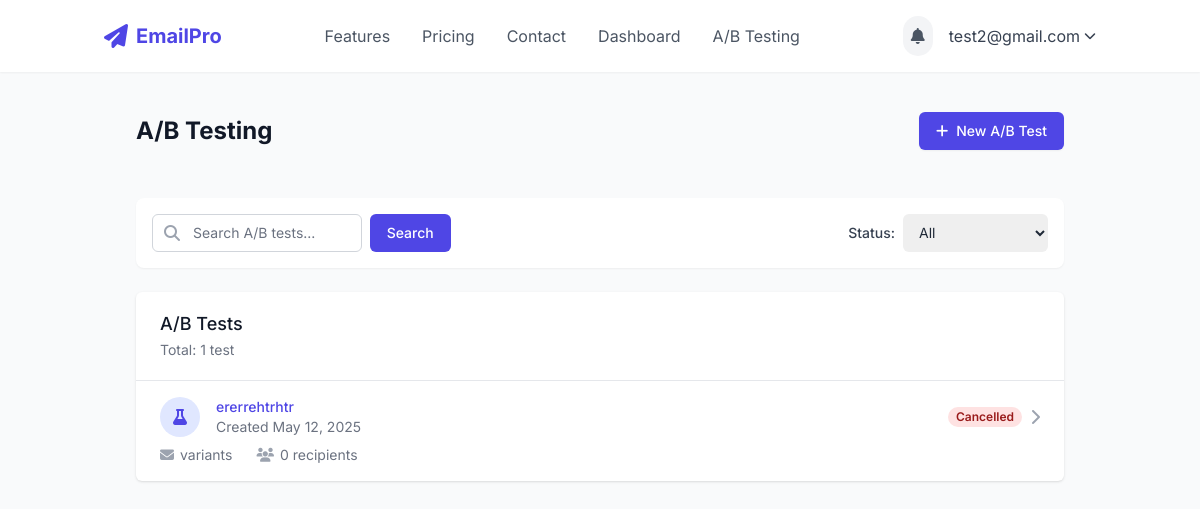
The page /ab-testing/ (signed in) on the database its author committed.
### users/models.py (models this page shows, shortened)
class CustomUser(AbstractUser):
    email = models.EmailField(_('email address'), unique=True)
    company_name = models.CharField(max_length=255, blank=True)
    profile_image = models.ImageField(upload_to='profile_images/', blank=True, null=True)
    subscription_plan = models.CharField(
        max_length=20,
        choices=[
            ('free', 'Free'),
            ('basic', 'Basic'),
            ('premium', 'Premium'),
            ('enterprise', 'Enterprise'),
        ],
        default='free'
    )
    usage_quota = models.PositiveIntegerField(default=100)  # Number of emails allowed to send
    is_verified = models.BooleanField(default=False)
    USERNAME_FIELD = 'email'
    REQUIRED_FIELDS = ['username']

### marketing/models.py (models this page shows, shortened)
class ABTestCampaign(models.Model):
    TEST_TYPES = [
        ('subject', 'Subject Line'),
        ('content', 'Email Content'),
        ('sender', 'Sender Name/Email'),
        ('time', 'Send Time'),
    ]
    STATUS_CHOICES = [
        ('setup', 'Setup'),
        ('running', 'Running'),
        ('complete', 'Complete'),
        ('cancelled', 'Cancelled'),
    ]
    WINNER_CRITERIA = [
        ('open_rate', 'Open Rate'),
        ('click_rate', 'Click Rate'),
        ('conversion', 'Conversion Rate'),
    ]
    owner = models.ForeignKey(settings.AUTH_USER_MODEL, on_delete=models.CASCADE, related_name='ab_tests')
    name = models.CharField(max_length=100)
    description = models.TextField(blank=True)
    test_type = models.CharField(max_length=20, choices=TEST_TYPES)
    sample_size = models.IntegerField(default=20, help_text="Percentage of subscribers to test with")
    winner_criteria = models.CharField(max_length=20, choices=WINNER_CRITERIA, default='open_rate')
    wait_time = models.IntegerField(default=24, help_text="Hours to wait before selecting winner")
    status = models.CharField(max_length=20, choices=STATUS_CHOICES, default='setup')
    start_time = models.DateTimeField(null=True, blank=True)
    winner_selected_time = models.DateTimeField(null=True, blank=True)
    winner_variant = models.ForeignKey('ABTestVariant', null=True, blank=True, on_delete=models.SET_NULL, related_name='won_tests')
    lists = models.ManyToManyField(SubscriberList, related_name='ab_tests')
    segments = models.ManyToManyField(Segment, related_name='ab_tests', blank=True)
    created_at = models.DateTimeField(auto_now_add=True)
    updated_at = models.DateTimeField(auto_now=True)
    class Meta:
        ordering = ['-created_at']
        verbose_name = 'A/B Test Campaign'
        verbose_name_plural = 'A/B Test Campaigns'

### marketing/views.py (the view)
# urls.py: path('ab-testing/', views.ab_testing, name='ab_testing'),
@login_required
def ab_testing(request):
    ab_tests = ABTestCampaign.objects.filter(owner=request.user).order_by('-created_at')
    search_query = request.GET.get('search', '')
    if search_query:
        ab_tests = ab_tests.filter(name__icontains=search_query)
    status_filter = request.GET.get('status', '')
    if status_filter and status_filter != 'all':
        ab_tests = ab_tests.filter(status=status_filter)
    paginator = Paginator(ab_tests, 10)  # Show 10 tests per page
    page_number = request.GET.get('page', 1)
    page_obj = paginator.get_page(page_number)
    context = {
        'page_obj': page_obj,
        'search_query': search_query,
        'status_filter': status_filter,
        'total_count': ab_tests.count(),
    }
    return render(request, 'marketing/ab_testing.html', context)

### templates/marketing/ab_testing.html (shortened to what this page needs)
{% extends 'base.html' %}
{% load static %}
{% block content %}
<div class="bg-gray-50 min-h-screen">
    <div class="">
        <div class="max-w-7xl mx-auto px-4 sm:px-6 lg:px-8 py-4">
            <div class="flex items-center justify-between">
                <h1 class="text-2xl font-bold text-gray-900">A/B Testing</h1>
                <div>
                    <a href="{% url 'create_ab_test' %}" class="inline-flex items-center px-4 py-2 border border-transparent text-sm font-medium rounded-md shadow-sm text-white bg-indigo-600 hover:bg-indigo-700 focus:outline-none focus:ring-2 focus:ring-offset-2 focus:ring-indigo-500">
                        <i class="fas fa-plus mr-2"></i> New A/B Test
                    </a>
                </div>
            </div>
        </div>
    </div>
    <div class="max-w-7xl mx-auto px-4 sm:px-6 lg:px-8 py-8">
        <div class="bg-white shadow-sm rounded-lg p-4 mb-6">
            <div class="flex flex-col md:flex-row md:items-center md:justify-between">
                <div class="w-full md:w-1/3 mb-4 md:mb-0">
                    <form method="get" action="{% url 'ab_testing' %}" class="flex">
                        <div class="relative flex-grow">
                            <input type="text" name="search" value="{{ search_query }}" placeholder="Search A/B tests..." class="block w-full pl-10 pr-3 py-2 border border-gray-300 rounded-md leading-5 bg-white placeholder-gray-500 focus:outline-none focus:placeholder-gray-400 focus:ring-1 focus:ring-indigo-500 focus:border-indigo-500 sm:text-sm">
                            <div class="absolute inset-y-0 left-0 pl-3 flex items-center pointer-events-none">
                            </div>
                        </div>
                        <button type="submit" class="ml-2 inline-flex items-center px-4 py-2 border border-transparent text-sm font-medium rounded-md text-white bg-indigo-600 hover:bg-indigo-700 focus:outline-none focus:ring-2 focus:ring-offset-2 focus:ring-indigo-500">
                            Search
                        </button>
                    </form>
                </div>
                <div class="flex items-center space-x-2">
                    <span class="text-sm font-medium text-gray-700">Status:</span>
                    <div class="relative">
                        <form id="statusFilterForm" method="get" action="{% url 'ab_testing' %}">
                            <select name="status" id="statusFilter" onchange="this.form.submit()" class="block w-full pl-3 pr-10 py-2 text-base border-gray-300 focus:outline-none focus:ring-indigo-500 focus:border-indigo-500 sm:text-sm rounded-md">
                                <option value="all" {% if status_filter == '' or status_filter == 'all' %}selected{% endif %}>All</option>
                            </select>
                        </form>
                    </div>
                </div>
            </div>
        </div>
        <div class="bg-white shadow overflow-hidden sm:rounded-md">
            <div class="px-4 py-5 border-b border-gray-200 sm:px-6">
                <h3 class="text-lg leading-6 font-medium text-gray-900">
                    A/B Tests
                </h3>
                <p class="mt-1 text-sm text-gray-500">
                    Total: {{ total_count }} test{{ total_count|pluralize }}
                </p>
            </div>
            <ul class="divide-y divide-gray-200">
                {% for test in page_obj %}
                <li>
                    <a href="{% url 'ab_test_detail' pk=test.pk %}" class="block hover:bg-gray-50">
                        <div class="px-4 py-4 sm:px-6">
                            <div class="flex items-center justify-between">
                                <div class="flex items-center">
                                    <div class="flex-shrink-0">
                                        <div class="h-10 w-10 rounded-full bg-indigo-100 flex items-center justify-center">
                                            <i class="fas fa-flask text-indigo-600"></i>
                                        </div>
                                    </div>
                                    <div class="ml-4">
                                        <p class="text-sm font-medium text-indigo-600 truncate">{{ test.name }}</p>
                                        <p class="text-sm text-gray-500">
                                            Created {{ test.created_at|date:"M d, Y" }}
                                        </p>
                                    </div>
                                </div>
                                <div class="flex items-center">
                                    <span class="px-2 inline-flex text-xs leading-5 font-semibold rounded-full
                                        {% if test.status == 'draft' %}bg-gray-100 text-gray-800
                                        {% elif test.status == 'running' %}bg-green-100 text-green-800
                                        {% elif test.status == 'completed' %}bg-blue-100 text-blue-800
                                        {% elif test.status == 'cancelled' %}bg-red-100 text-red-800
                                        {% endif %}">
                                        {{ test.status|title }}
                                    </span>
                                    <div class="ml-2">
                                        <i class="fas fa-chevron-right text-gray-400"></i>
                                    </div>
                                </div>
                            </div>
                            <div class="mt-2 sm:flex sm:justify-between">
                                <div class="sm:flex">
                                    <p class="flex items-center text-sm text-gray-500">
                                        <i class="fas fa-envelope flex-shrink-0 mr-1.5 text-gray-400"></i>
                                        {{ test.variant_set.count }} variants
                                    </p>
                                    <p class="mt-2 flex items-center text-sm text-gray-500 sm:mt-0 sm:ml-6">
                                        <i class="fas fa-users flex-shrink-0 mr-1.5 text-gray-400"></i>
                                        {% with recipient_count=test.recipient_count|default:0 %}
                                            {{ recipient_count }} recipient{{ recipient_count|pluralize }}
                                        {% endwith %}
                                    </p>
                                </div>
                            </div>
                        </div>
                    </a>
                </li>
                {% endfor %}
            </ul>
        </div>
    </div>
</div>
{% endblock %}

### templates/base.html (shortened to what this page needs)
{% load static %}
<!DOCTYPE html>
<html lang="en">
<head>
    <script src="https://cdn.tailwindcss.com"></script>
    <link rel="stylesheet" href="https://cdnjs.cloudflare.com/ajax/libs/font-awesome/6.4.0/css/all.min.css">
    <link rel="stylesheet" href="{% static 'css/auth.css' %}">
</head>
<body class="min-h-screen bg-gray-50 text-gray-800">
    <header class="bg-white shadow-sm">
        <div class="container mx-auto px-4 py-4 flex justify-between items-center">
            <a href="{% url 'home' %}" class="flex items-center space-x-2">
                <i class="fas fa-paper-plane text-indigo-600 text-2xl"></i>
                <span class="font-bold text-xl text-indigo-600">EmailPro</span>
            </a>
            <nav class="hidden md:flex space-x-8">
                <a href="{% url 'features' %}" class="text-gray-600 hover:text-indigo-600 transition-colors">Features</a>
                <a href="{% url 'pricing' %}" class="text-gray-600 hover:text-indigo-600 transition-colors">Pricing</a>
                <a href="{% url 'contact' %}" class="text-gray-600 hover:text-indigo-600 transition-colors">Contact</a>
                {% if user.is_authenticated %}
                    <a href="{% url 'dashboard' %}" class="text-gray-600 hover:text-indigo-600 transition-colors">Dashboard</a>
                    <a href="{% url 'ab_testing' %}" class="text-gray-600 hover:text-indigo-600 transition-colors">A/B Testing</a>
                {% endif %}
            </nav>
            <div class="flex items-center space-x-4">
                {% if user.is_authenticated %}
                    <div class="relative" x-data="notificationSystem()" x-init="loadNotifications()">
                        <button @click="open = !open" class="p-2 rounded-full bg-gray-100 text-gray-600 hover:bg-gray-200 focus:outline-none relative">
                            <i class="fas fa-bell"></i>
                        </button>
                    </div>
                    <div class="relative group">
                        <button class="flex items-center space-x-1 text-gray-700 hover:text-indigo-600">
                            <span>{{ user.email }}</span>
                            <i class="fas fa-chevron-down text-xs"></i>
                        </button>
                    </div>
                {% else %}
                    <a href="{% url 'login' %}" class="px-4 py-2 text-indigo-600 hover:text-indigo-800 transition-colors">Login</a>
                    <a href="{% url 'register' %}" class="px-4 py-2 bg-indigo-600 text-white rounded-md hover:bg-indigo-700 transition-colors">Sign Up</a>
                {% endif %}
            </div>
        </div>
    </header>
    <main class="container mx-auto px-4 py-6">
        {% block content %}{% endblock %}
    </main>
</body>
</html>

### static/css/auth.css (style rules this page uses)
button[type="submit"] { padding: 0.5rem 1rem; font-weight: 500; border-radius: 0.375rem; }
a { color: #4f46e5; text-decoration: none; }
select { height: 38px; padding: 0.375rem 0.75rem; appearance: auto; }

### templates/base.html (style rules this page uses)
body { font-family: 'Inter', sans-serif; }

### rows shown on the page
CustomUser: email "test2@gmail.com"
ABTestCampaign: name "ererrehtrhtr", created_at "May 12, 2025", status "Cancelled", test "0"

### other values the page prints
{{ total_count }} "1"
